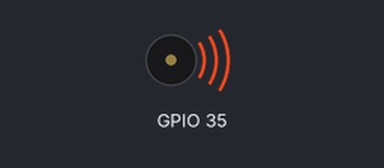
The sketch below on a simulated ESP32. Parts: buzzer (waves = sounding).

Above: at 0.02 s.
At 1.0 s:
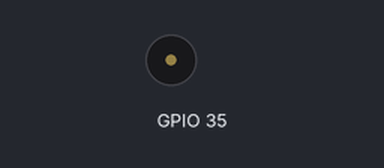
Timing chart, 0 to 3.9 s (numbered marks = the images above):
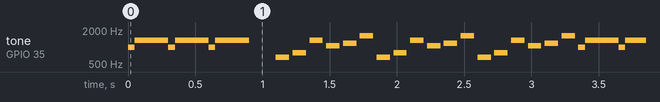

Measured:
- by itself, tone on GPIO 35: plays 988 Hz for 0.05 s, 1319 Hz for 0.25 s, 988 Hz for 0.05 s, 1319 Hz for 0.25 s, 988 Hz for 0.05 s, 1319 Hz for 0.25 s … (931 notes in this stretch)

The sketch:

sketch_jan05a.ino
```cpp
const int Do = 261;
const int Re = 294;
const int Mi = 329;
const int Fa = 349;
const int So = 392;
const int La = 440;
const int Si = 493;
const int Do2 = 523;
const int Re2 = 587;
const int Mi2 = 659;
const int Fa2 = 698;
const int So2 = 784;
const int La2 = 880;
const int Si2 = 988;
const int Do3 = 1047;
const int Re3 = 1175;
const int Mi3 = 1319;
const int Fa3 = 1397;
const int So3 = 1568;

const int oneup[6] = { Mi2, So2, Mi3, Do3, Re3, So3};
const int mario[13] = {Mi2, Mi2, 0, Mi2, 0, Do2, Mi2, 0, So2, 0, 0, 0, So};
const int fire[3] = {So, So2, So3};
const int dead[9] = {Si, Fa2, 0, Fa2, Fa2, Mi2, 0, Re2, Do2};
const int damage[18] = {La2, Mi, La, 0, 0, 0, La2, Mi, La, 0, 0, 0, La2, Mi, La, 0, 0, 0};
const int star[32] = {Do2, 0, Do2, 0, Do2, 0, Re, Do2, 0, Do2, 0, Re, Do2, 0, Do2, 0,
                      Si , 0, Si, 0, Si, 0, Do, Si, 0, Si, 0, Do, Si, 0, Si, 0
                     };

int kurikaeshi = 0;
void setup() {
  // put your setup code here, to run once:

}
int id;
void loop() {
  for (id = 0; id <= 2; id++) {
    tone(35, Si2, 100);
    delay(50);
    tone(35, Mi3, 250);
    delay(250);
  }
  delay(200);

  while(kurikaeshi <= 2){;
    for (id = 0; id < 6; id++) {
      tone(35, oneup[id], 100);
      delay(125);
    }
    kurikaeshi++;
  }
  kurikaeshi = 0;
}
```
